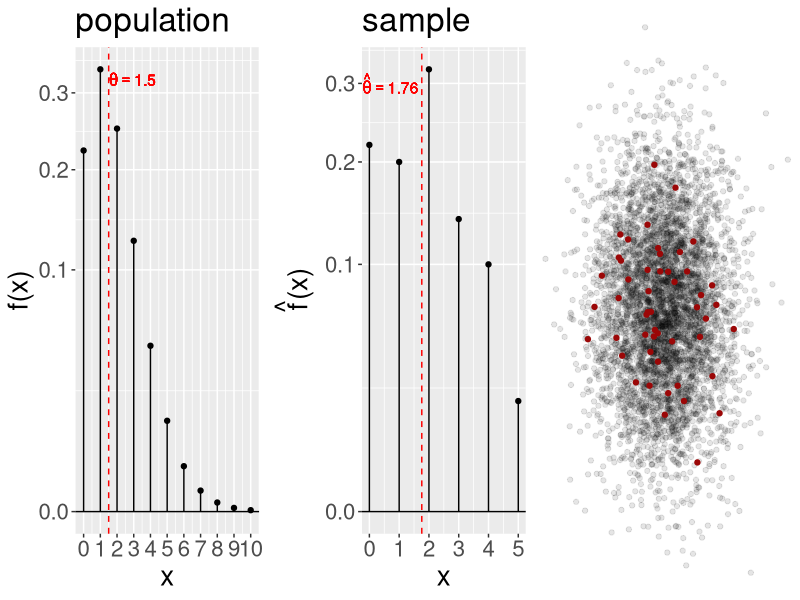
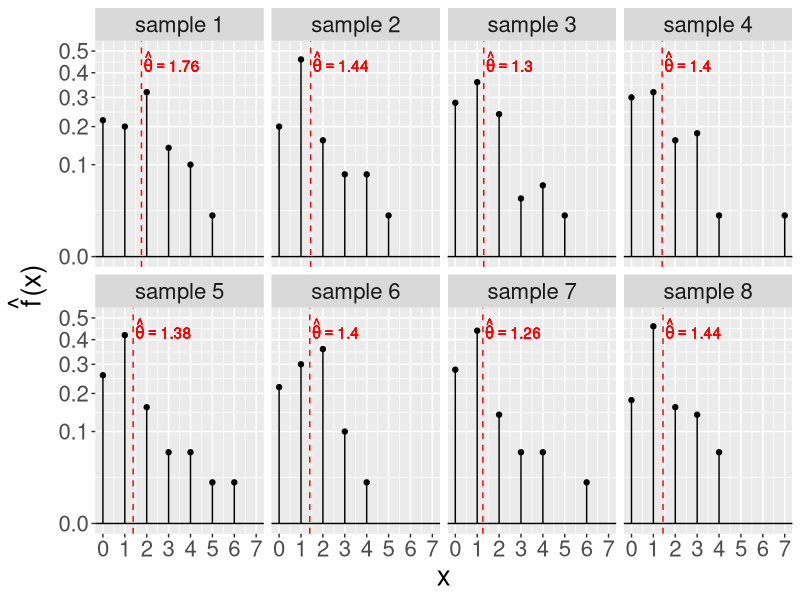
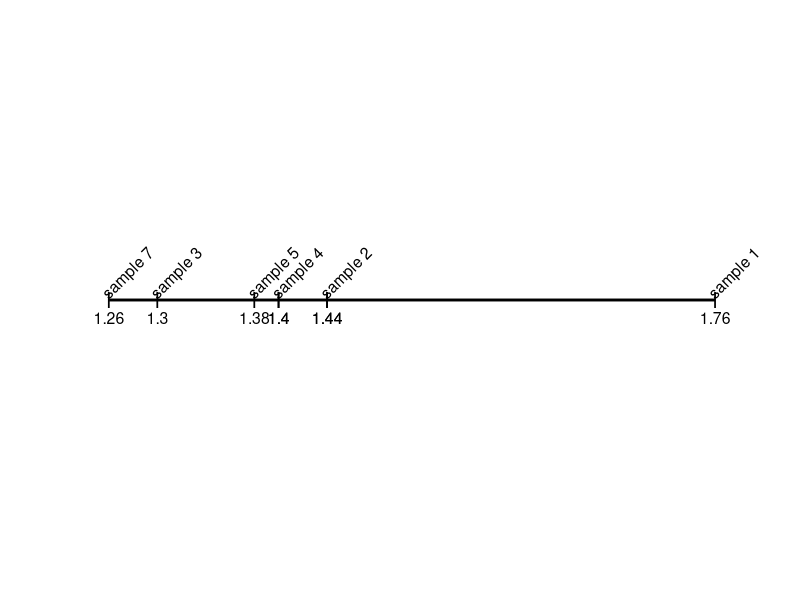
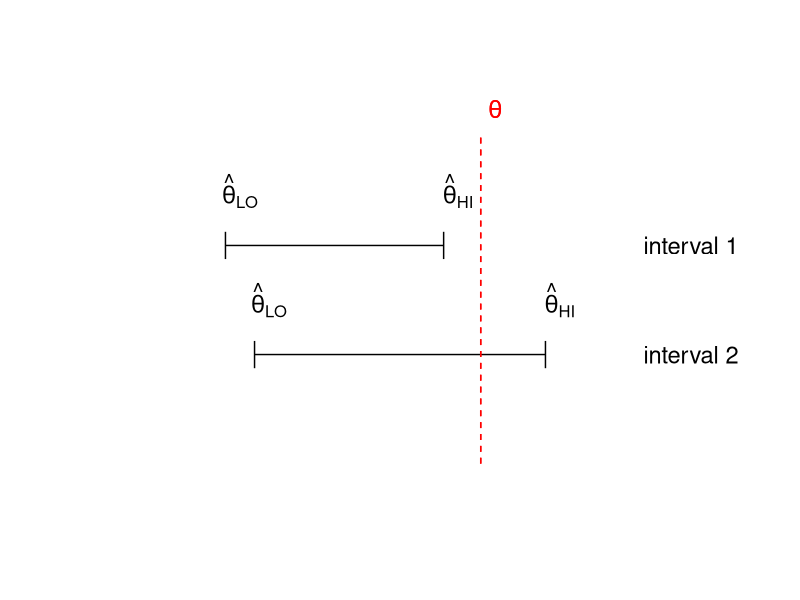
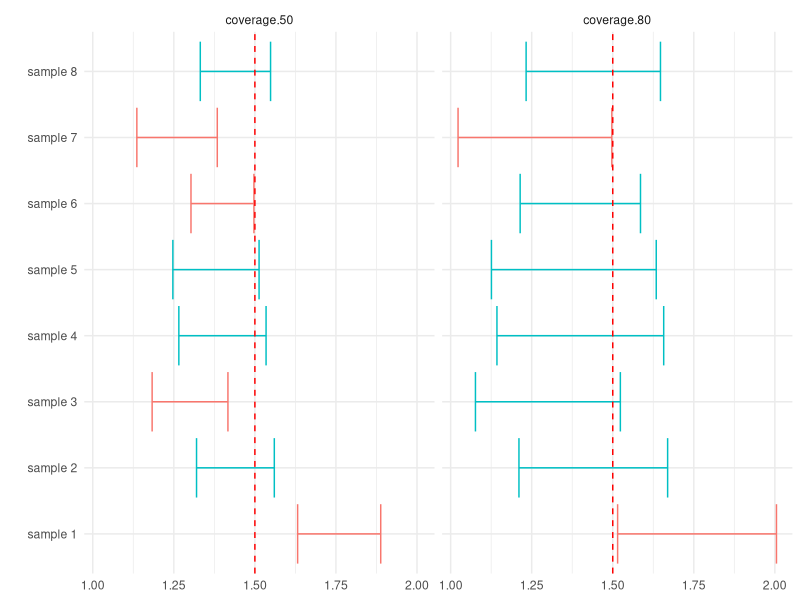
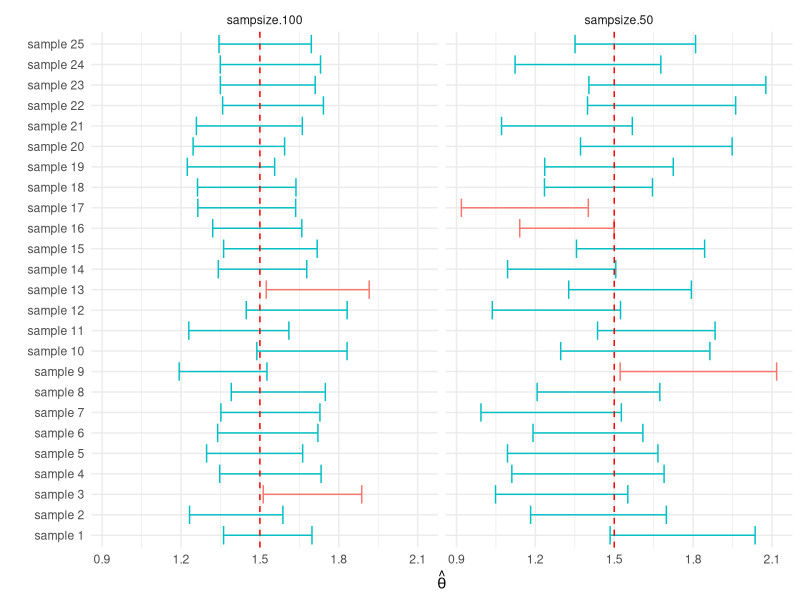
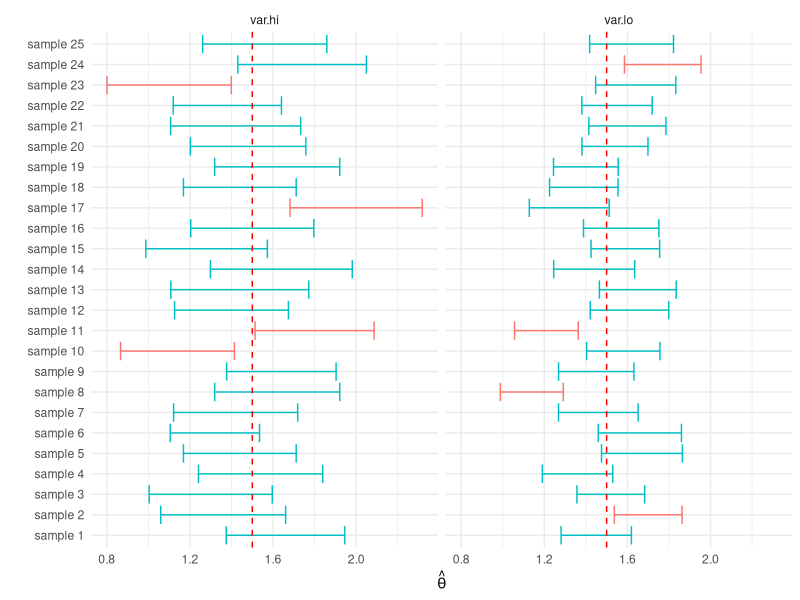

Source code (R) for these figures, in order:
## ---- chunk 1
#| fig-width: 10
#| fig-height: 3
#| fig-cap: Estimate of the population mean (left) using the sample mean (right) of 50 independent observations.

library(tidyverse)
theme_set(theme(text = element_text(size = 20)))

fig_pop <- tibble(x = 0:10) %>%
  mutate(fx = dpois(x, lambda = 1.5)) %>%
  ggplot(aes(x = x, y = fx)) +
  geom_segment(aes(x = x, xend = x, y = 0, yend = fx)) +
  geom_point() +
  scale_x_continuous(breaks = 0:10) +
  scale_y_sqrt() +
  geom_vline(xintercept = 1.5,
             color = 'red', 
             linetype = 'dashed') +
  geom_text(aes(x = 1.5, 
                y = 0.32, 
                label = 'theta == 1.5',
                hjust = 0.1),
            parse = T,
            color = 'red',
            nudge_x = 0.3) +
  labs(y = 'f(x)',
       title = 'population') +
  geom_hline(yintercept = 0)

set.seed(111222)
nobs <- 50
samp <- rpois(nobs, lambda = 1.5)
fig_samp <- tibble(x = samp) %>%
  group_by(x) %>%
  count() %>%
  mutate(p = n/nobs) %>%
  ggplot(aes(x = x, y = p)) +
  geom_segment(aes(x = x, xend = x, y = 0, yend = p)) +
  geom_vline(xintercept = mean(samp),
             linetype = 'dashed',
             color = 'red') +
  
  geom_point() +
  scale_x_continuous(breaks = 0:10) +
  scale_y_sqrt() +
  geom_text(aes(x = mean(samp), 
                y = 0.3, 
                label = paste('hat(theta) == ', mean(samp)),
                hjust = 1),
            parse = T,
            color = 'red',
            nudge_x = -0.1) +
  labs(y = expr(paste(hat(f), '(x)', sep = '')),
       title = 'sample') +
  geom_hline(yintercept = 0)

pop_viz_df <- mvtnorm::rmvnorm(n = 5000, mean = rep(0, 2)) %>%
  as_tibble() %>%
  bind_cols(type = c(rep('nsamp', 5000 - nobs), rep('samp', nobs))) 

pop_viz <- pop_viz_df %>%
  ggplot(aes(x = V1, y = V2)) +
  geom_point(aes(alpha = type, color = type)) +
  theme_void() +
  guides(color = guide_none(), alpha = guide_none()) +
  scale_color_manual(values = c('#000000', '#9B0707'))

gridExtra::grid.arrange(fig_pop, fig_samp, pop_viz, nrow = 1)
## ---- chunk 2
#| fig-width: 10
#| fig-height: 6
#| fig-cap: Point estimates for the population mean (still $\theta = 1.5$) from six distinct samples.
set.seed(111222)
nobs <- 50
nsamp <- 8

sim_df <- tibble(id = paste('sample', 1:nsamp, sep = ' ')) %>%
  mutate(samp = map(id, ~ rpois(nobs, lambda = 1.5)),
         sampmean = map(samp, mean),
         sampvar = map(samp, var)) %>%
  unnest(c(samp, sampmean, sampvar)) %>%
  group_by(id, samp) %>%
  summarize(prop = n()/nobs, 
            sampmean = unique(sampmean),
            sampvar = unique(sampvar),
            .groups = 'drop')

sim_df %>%
  ggplot(aes(x = samp, y = prop)) +
  geom_point() +
  geom_segment(aes(x = samp, xend = samp, y = 0, yend = prop)) +
  geom_vline(aes(xintercept = sampmean),
             linetype = 'dashed',
             color = 'red') +
  geom_hline(yintercept = 0) +
  facet_wrap(~id, nrow = 2) +
  scale_x_continuous(breaks = 0:10) +
  scale_y_sqrt(limits = c(0, 0.5)) +
  geom_text(aes(x = sampmean, 
                y = 0.45, 
                label = paste('hat(theta) == ', sampmean),
                hjust = 0),
            parse = T,
            color = 'red',
            nudge_x = 0.1) +
  labs(x = 'x', 
       y = expr(paste(hat(f), '(x)', sep = '')))
## ---- chunk 3
#| fig-height: 1
#| fig-width: 8
#| fig-align: center
sim_df %>%
  group_by(id) %>%
  summarize(thetahat = unique(sampmean)) %>%
ggplot(aes(x=thetahat, y=0)) +
  geom_line(size=1) +
  geom_point(shape = 108, size = 5) +
  geom_text(aes(label=id),
            hjust=0, 
            angle = 45, 
            vjust=0, 
            check_overlap = T,
            size = 4)+
  geom_text(aes(label=round(thetahat, 2)),hjust=.5, vjust=2, size = 4) +
  theme_void()  +
  theme(axis.line.y=element_blank(),
          axis.text.y=element_blank(),
          axis.ticks.y=element_blank(),
          axis.title.y=element_blank(),
          panel.grid.minor.y=element_blank(),
          panel.grid.major.y=element_blank()) +
  xlim(c(1.2, 1.8))
## ---- chunk 4
#| fig-width: 8
#| fig-height: 3
#| fig-cap: Two hypothetical intervals -- interval 1 covers the parameter and interval 2 misses.
tibble(interval = paste('interval', 2:1, sep = ' '),
       lwr = c(1, 0.6), 
       upr = c(5, 3.6),
       pop = rep(4.11, 2),
       y = c(-0.2, 0.2)) %>%
  ggplot(aes(y = y)) +
  geom_errorbarh(aes(xmin = lwr, xmax = upr, height = 0.1)) +
  ylim(c(-1, 1)) + 
  xlim(c(-2, 8)) +
  geom_segment(aes(x = pop, xend = pop, y = -0.6, yend = 0.6),
               linetype = 'dashed', color = 'red') +
  geom_text(aes(x = pop, y = 0.5, label = 'theta'), 
            parse = T, 
            color = 'red', 
            nudge_x = 0.2, 
            nudge_y = 0.2,
            size = 6) +
   geom_text(aes(x = lwr, label = 'hat(theta)[LO]'), 
            parse = T, 
            nudge_x = 0.2, 
            nudge_y = 0.2,
            size = 6) +
   geom_text(aes(x = upr, label = 'hat(theta)[HI]'), 
            parse = T, 
            nudge_x = 0.2, 
            nudge_y = 0.2,
            size = 6) +
  theme_void() +
  geom_text(aes(x = 7, label = interval),
            size = 6)
## ---- chunk 5
#| echo: false
set.seed(111222)
n <- 50
x <- rpois(n, lambda = 1.5)
## ---- chunk 6
#| echo: true

x
## ---- chunk 7
    #| echo: true
    c(mean(x), var(x))
## ---- chunk 8
    #| echo: true
    sqrt(var(x)/n)
## ---- chunk 9
    #| echo: true
    qt(0.025, df = n - 1, lower.tail = F)
## ---- chunk 10
    #| echo: true
    c(1.76 - 2.01*0.189, 1.76 + 2.01*0.189)
## ---- chunk 11
#| fig-cap: Calculated intervals with two coverages -- 50% intervals (left) and 80% intervals(right).
#| fig-width: 8
#| fig-height: 5

set.seed(111222)
nobs <- 50
nsamp <- 8

tibble(id = paste('sample', 1:nsamp, sep = ' ')) %>%
  mutate(samp = map(id, ~ rpois(nobs, lambda = 1.5)),
         ttest.lo = map(samp, ~t.test(.x, conf.level = 0.5)),
         ttest.hi = map(samp, ~t.test(.x, conf.level = 0.8)),
         coverage.50 = map(ttest.lo, ~.x$conf.int),
         coverage.80 = map(ttest.hi, ~.x$conf.int)) %>%
  select(id, contains('coverage')) %>%
  pivot_longer(-id) %>%
  unnest(value) %>%
  mutate(bound = rep(c('lwr', 'upr'), 8*2)) %>%
  pivot_wider(id_cols = c(id, name), 
              names_from = bound, 
              values_from = value) %>%
  mutate(covers = as.logical((lwr < 1.5)*(upr > 1.5))) %>%
  ggplot(aes(y = id)) +
  geom_errorbarh(aes(xmin = lwr, xmax = upr, color = covers)) +
  geom_vline(xintercept = 1.5, linetype = 'dashed', color = 'red') +
  theme_minimal() +
    facet_wrap(~name) +
  labs(y = '') +
  guides(color = guide_none())
## ---- chunk 12
set.seed(111222)
nobs <- 50
nsamp <- 25

tibble(id = paste('sample', 1:nsamp, sep = ' '),
       idnum = 1:nsamp) %>%
  mutate(sampsize.50 = map(id, ~ rpois(nobs, lambda = 1.5)),
         sampsize.100 = map(id, ~ rpois(2*nobs, lambda = 1.5))) %>%
  pivot_longer(contains('sampsize'), values_to = 'data') %>%
  mutate(ttest = map(data, ~t.test(.x, conf.level = 0.85)),
         ci = map(ttest, ~.x$conf.int)) %>%
  unnest(ci) %>%
  mutate(bound = rep(c('lwr', 'upr'), nsamp*2)) %>%
  pivot_wider(id_cols = c(id, idnum, name), 
              names_from = bound, 
              values_from = ci) %>%
  mutate(covers = as.logical((lwr < 1.5)*(upr > 1.5))) %>%
  ggplot(aes(y = reorder(id, idnum))) +
  geom_errorbarh(aes(xmin = lwr, xmax = upr, color = covers)) +
  geom_vline(xintercept = 1.5, linetype = 'dashed', color = 'red') +
  theme_minimal() +
    facet_wrap(~name) +
  labs(y = '', x = expr(hat(theta))) +
  guides(color = guide_none())

## ---- chunk 13
set.seed(111222)
nobs <- 50
nsamp <- 25

tibble(id = paste('sample', 1:nsamp, sep = ' '),
       idnum = 1:nsamp) %>%
  mutate(var.hi = map(id, ~ rpois(nobs, lambda = 1.5) + 
                        round(rnorm(nobs, 0, 0.5))),
         var.lo = map(id, ~ rpois(2*nobs, lambda = 1.5))) %>%
  pivot_longer(contains('var'), values_to = 'data') %>%
  mutate(ttest = map(data, ~t.test(.x, conf.level = 0.85)),
         ci = map(ttest, ~.x$conf.int)) %>%
  unnest(ci) %>%
  mutate(bound = rep(c('lwr', 'upr'), nsamp*2)) %>%
  pivot_wider(id_cols = c(id, idnum, name), 
              names_from = bound, 
              values_from = ci) %>%
  mutate(covers = as.logical((lwr < 1.5)*(upr > 1.5))) %>%
  ggplot(aes(y = reorder(id, idnum))) +
  geom_errorbarh(aes(xmin = lwr, xmax = upr, color = covers)) +
  geom_vline(xintercept = 1.5, linetype = 'dashed', color = 'red') +
  theme_minimal() +
    facet_wrap(~name) +
  labs(y = '', x = expr(hat(theta))) +
  guides(color = guide_none())
